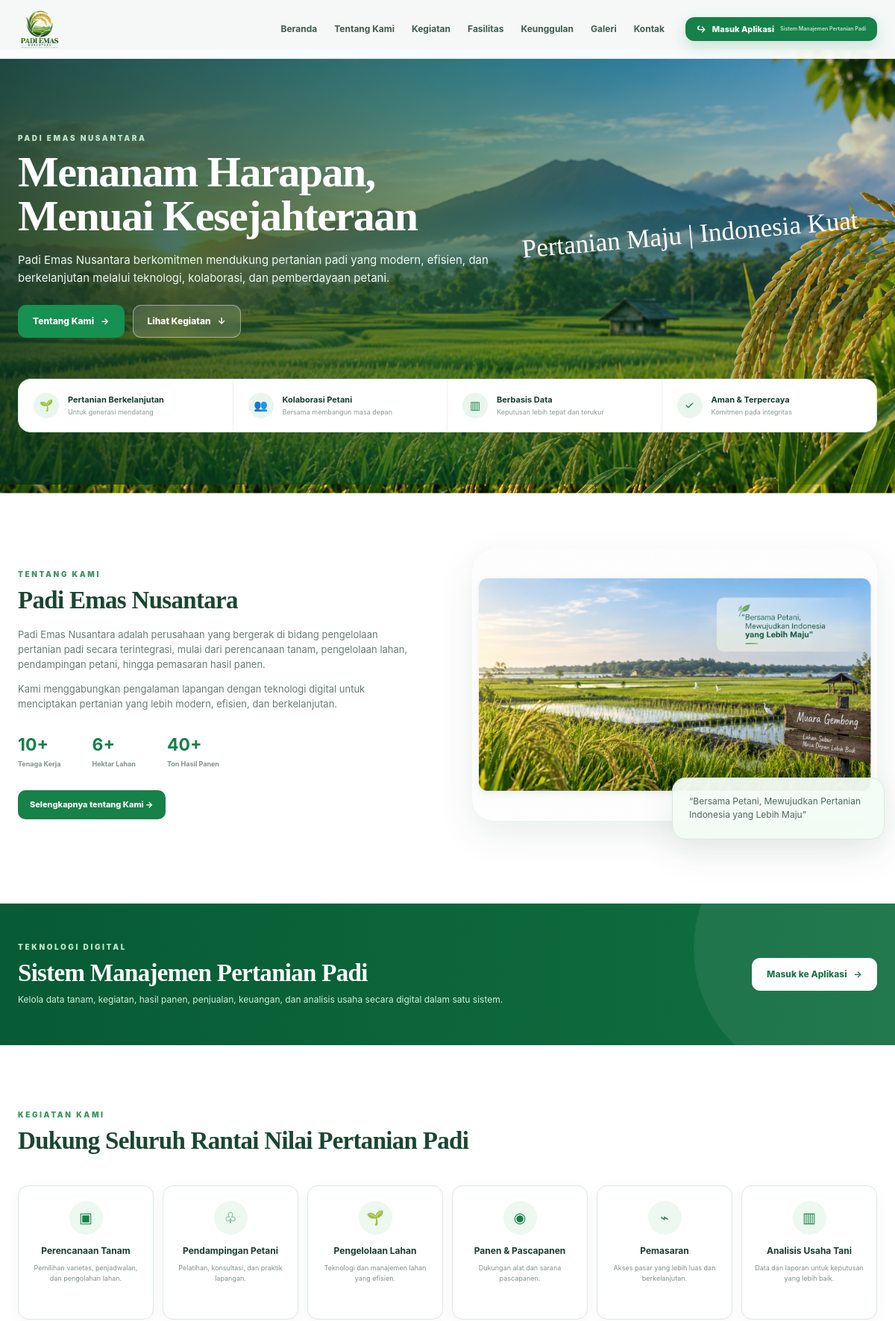
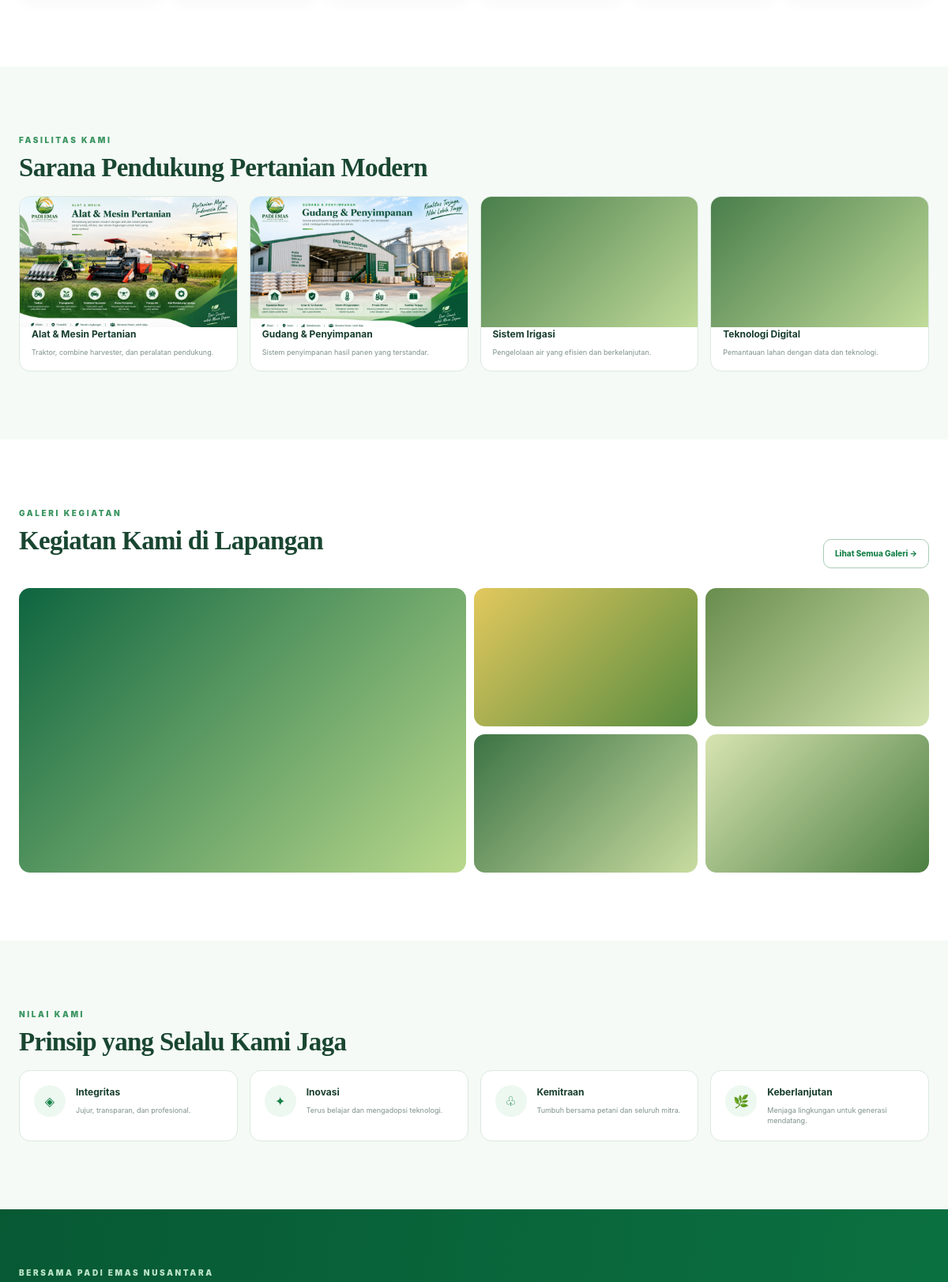
The page / (upper part) on the database its author committed (2 pictures, top to bottom).
### core/models.py (models this page shows, shortened)
class LandingPage(models.Model):
    site_name = models.CharField(max_length=150, default='Padi Emas Nusantara')
    tagline = models.CharField(max_length=255, default='Menanam Harapan, Menuai Kesejahteraan')
    meta_description = models.CharField(max_length=320, default='Padi Emas Nusantara — company profile dan Sistem Manajemen Pertanian Padi.')
    logo = models.ImageField(upload_to='landing/logo/', blank=True, null=True)
    favicon = models.ImageField(upload_to='landing/favicon/', blank=True, null=True)
    hero_eyebrow = models.CharField(max_length=120, default='PADI EMAS NUSANTARA')
    hero_title = models.CharField(max_length=255, default='Menanam Harapan, Menuai Kesejahteraan')
    hero_text = models.TextField(default='Padi Emas Nusantara berkomitmen mendukung pertanian padi yang modern, efisien, dan berkelanjutan melalui teknologi, kolaborasi, dan pemberdayaan petani.')
    hero_image = models.ImageField(upload_to='landing/hero/', blank=True, null=True)
    hero_slogan = models.CharField(max_length=255, default='Pertanian Maju | Indonesia Kuat')
    about_eyebrow = models.CharField(max_length=100, default='TENTANG KAMI')
    about_title = models.CharField(max_length=200, default='Padi Emas Nusantara')
    about_text_1 = models.TextField(default='Padi Emas Nusantara adalah perusahaan yang bergerak di bidang pengelolaan pertanian padi secara terintegrasi, mulai dari perencanaan tanam, pengelolaan lahan, pendampingan petani, hingga pemasaran hasil panen.')
    about_text_2 = models.TextField(default='Kami menggabungkan pengalaman lapangan dengan teknologi digital untuk menciptakan pertanian yang lebih modern, efisien, dan berkelanjutan.')
    about_image = models.ImageField(upload_to='landing/about/', blank=True, null=True)
    about_quote = models.TextField(default='Bersama Petani, Mewujudkan Pertanian Indonesia yang Lebih Maju')
    stat_1_value = models.CharField(max_length=50, default='1.250+')
    stat_1_label = models.CharField(max_length=80, default='Petani Binaan')
    stat_2_value = models.CharField(max_length=50, default='5.000+')
    stat_2_label = models.CharField(max_length=80, default='Hektar Lahan')
    stat_3_value = models.CharField(max_length=50, default='28.500+')
    stat_3_label = models.CharField(max_length=80, default='Ton Hasil Panen')
    activities_eyebrow = models.CharField(max_length=100, default='KEGIATAN KAMI')
    activities_title = models.CharField(max_length=200, default='Dukung Seluruh Rantai Nilai Pertanian Padi')
    facilities_eyebrow = models.CharField(max_length=100, default='FASILITAS KAMI')
    facilities_title = models.CharField(max_length=200, default='Sarana Pendukung Pertanian Modern')
    gallery_eyebrow = models.CharField(max_length=100, default='GALERI KEGIATAN')
    gallery_title = models.CharField(max_length=200, default='Kegiatan Kami di Lapangan')
    gallery_button = models.CharField(max_length=100, default='Lihat Semua Galeri →')
    values_eyebrow = models.CharField(max_length=100, default='NILAI KAMI')
    values_title = models.CharField(max_length=200, default='Prinsip yang Selalu Kami Jaga')
    cta_eyebrow = models.CharField(max_length=120, default='BERSAMA PADI EMAS NUSANTARA')
    cta_title = models.CharField(max_length=255, default='Wujudkan Pertanian Indonesia yang Lebih Maju')
    cta_text = models.TextField(default='Bergabung bersama kami dalam membangun masa depan pertanian yang lebih baik.')
    system_eyebrow = models.CharField(max_length=100, default='TEKNOLOGI DIGITAL')
    system_title = models.CharField(max_length=200, default='Sistem Manajemen Pertanian Padi')
    system_text = models.TextField(default='Kelola data tanam, kegiatan, hasil panen, penjualan, keuangan, dan analisis usaha secara digital dalam satu sistem.')
    contact_address = models.TextField(default='Muara Gembong, Kabupaten Bekasi, Jawa Barat, Indonesia')
    contact_phone = models.CharField(max_length=80, default='+62 812 3456 7890')
    contact_email = models.EmailField(default='info@padiemasnusantara.id')
    instagram_url = models.URLField(blank=True, default='')
    youtube_url = models.URLField(blank=True, default='')
    facebook_url = models.URLField(blank=True, default='')
    linkedin_url = models.URLField(blank=True, default='')
    footer_text = models.CharField(max_length=255, default='Menanam Harapan, Menuai Kesejahteraan')
    copyright_text = models.CharField(max_length=255, default='© 2026 Padi Emas Nusantara')
    updated_at = models.DateTimeField(auto_now=True)
    class Meta:
        verbose_name = 'Konten Landing Page'
        verbose_name_plural = 'Konten Landing Page'
    @classmethod
    def get_solo(cls):
        obj = cls.objects.first()
        if not obj:
            obj = cls.objects.create()
        return obj

class LandingFeature(models.Model):
    icon = models.CharField(max_length=20, default='🌱')
    title = models.CharField(max_length=120)
    description = models.CharField(max_length=255)
    order = models.PositiveIntegerField(default=0)
    is_active = models.BooleanField(default=True)
    class Meta:
        ordering = ['order', 'id']
        verbose_name = 'Highlight Hero'
        verbose_name_plural = 'Highlight Hero'

class LandingActivity(models.Model):
    icon = models.CharField(max_length=20, default='🌱')
    title = models.CharField(max_length=120)
    description = models.CharField(max_length=255)
    order = models.PositiveIntegerField(default=0)
    is_active = models.BooleanField(default=True)
    class Meta:
        ordering = ['order', 'id']
        verbose_name = 'Kegiatan'
        verbose_name_plural = 'Kegiatan'

class LandingFacility(models.Model):
    title = models.CharField(max_length=120)
    description = models.CharField(max_length=255)
    image = models.ImageField(upload_to='landing/facilities/', blank=True, null=True)
    order = models.PositiveIntegerField(default=0)
    is_active = models.BooleanField(default=True)
    class Meta:
        ordering = ['order', 'id']
        verbose_name = 'Fasilitas'
        verbose_name_plural = 'Fasilitas'

class LandingValue(models.Model):
    icon = models.CharField(max_length=20, default='✦')
    title = models.CharField(max_length=120)
    description = models.CharField(max_length=255)
    order = models.PositiveIntegerField(default=0)
    is_active = models.BooleanField(default=True)
    class Meta:
        ordering = ['order', 'id']
        verbose_name = 'Nilai Perusahaan'
        verbose_name_plural = 'Nilai Perusahaan'

### core/views.py (the view)
# urls.py: path('', landing_page, name='landing'),
def landing_page(request):
    context = {
        'landing': LandingPage.get_solo(),
        'landing_features': LandingFeature.objects.filter(is_active=True),
        'landing_activities': LandingActivity.objects.filter(is_active=True),
        'landing_facilities': LandingFacility.objects.filter(is_active=True),
        'landing_gallery': LandingGallery.objects.filter(is_active=True),
        'landing_values': LandingValue.objects.filter(is_active=True),
    }
    return render(request, 'landing.html', context)

### templates/landing.html (shortened to what this page needs)
{% load static %}
<!doctype html>
<html lang="id">
<head>
<link rel="stylesheet" href="{% static 'css/landing.css' %}?v=20260909-2">
</head>
<body>
<header class="site-header" data-header>
  <div class="container nav-wrap">
    <a class="site-logo" href="#beranda" aria-label="{{ landing.site_name }}">
      {% if landing.logo %}<img src="{{ landing.logo.url }}" alt="{{ landing.site_name }}">{% else %}<img src="{% static 'img/padi-emas-logo.png' %}" alt="{{ landing.site_name }}">{% endif %}
    </a>
    <nav class="site-nav" data-mobile-nav>
      <a href="#beranda">Beranda</a><a href="#tentang">Tentang Kami</a><a href="#kegiatan">Kegiatan</a><a href="#fasilitas">Fasilitas</a><a href="#keunggulan">Keunggulan</a><a href="#galeri">Galeri</a><a href="#kontak">Kontak</a>
      <a class="nav-login" href="{% url 'login' %}"><span>↪</span> Masuk Aplikasi <small>Sistem Manajemen Pertanian Padi</small></a>
    </nav>
  </div>
</header>
<main>
<section class="hero" id="beranda">
  <div class="hero-bg" {% if landing.hero_image %}style="background-image:url('{{ landing.hero_image.url }}')"{% endif %}></div><div class="hero-overlay"></div>
  <div class="container hero-inner">
    <div class="hero-copy">
      <div class="eyebrow light">{{ landing.hero_eyebrow }}</div>
      <h1>{{ landing.hero_title|linebreaksbr }}</h1>
      <p>{{ landing.hero_text|linebreaksbr }}</p>
      <div class="hero-actions"><a class="btn btn-primary" href="#tentang">Tentang Kami <b>→</b></a><a class="btn btn-glass" href="#kegiatan">Lihat Kegiatan <b>↓</b></a></div>
    </div>
    <div class="hero-slogan">{{ landing.hero_slogan|linebreaksbr }}</div>
  </div>
  <div class="hero-features container">
    {% for item in landing_features %}<div><span>{{ item.icon }}</span><b>{{ item.title }}</b><small>{{ item.description }}</small></div>{% endfor %}
  </div>
</section>
<section class="section" id="tentang"><div class="container about-grid">
  <div class="about-copy"><div class="eyebrow">{{ landing.about_eyebrow }}</div><h2>{{ landing.about_title }}</h2><p>{{ landing.about_text_1|linebreaksbr }}</p><p>{{ landing.about_text_2|linebreaksbr }}</p>
  <div class="stats"><div><b>{{ landing.stat_1_value }}</b><span>{{ landing.stat_1_label }}</span></div><div><b>{{ landing.stat_2_value }}</b><span>{{ landing.stat_2_label }}</span></div><div><b>{{ landing.stat_3_value }}</b><span>{{ landing.stat_3_label }}</span></div></div><a class="text-btn" href="#keunggulan">Selengkapnya tentang Kami →</a></div>
  <div class="about-visual"><div class="field-art">{% if landing.about_image %}<img src="{{ landing.about_image.url }}" alt="{{ landing.about_title }}">{% else %}<img src="{% static 'img/rice-field.svg' %}" alt="Ilustrasi pertanian padi">{% endif %}</div><div class="quote-card">“{{ landing.about_quote|linebreaksbr }}”</div></div>
</div></section>
<section class="system-banner"><div class="container system-inner"><div><div class="eyebrow light">{{ landing.system_eyebrow }}</div><h2>{{ landing.system_title }}</h2><p>{{ landing.system_text|linebreaksbr }}</p></div><a class="btn btn-white" href="{% url 'login' %}">Masuk ke Aplikasi <b>→</b></a></div></section>
<section class="section" id="kegiatan"><div class="container"><div class="section-head"><div><div class="eyebrow">{{ landing.activities_eyebrow }}</div><h2>{{ landing.activities_title }}</h2></div></div>
<div class="feature-grid">{% for item in landing_activities %}<article><span>{{ item.icon }}</span><h3>{{ item.title }}</h3><p>{{ item.description }}</p></article>{% endfor %}</div></div></section>
<section class="section section-soft" id="fasilitas"><div class="container"><div class="eyebrow">{{ landing.facilities_eyebrow }}</div><h2>{{ landing.facilities_title }}</h2><div class="facility-grid">{% for item in landing_facilities %}<article>{% if item.image %}<img class="facility-img facility-photo" src="{{ item.image.url }}" alt="{{ item.title }}">{% else %}<div class="facility-img img-digital"></div>{% endif %}<h3>{{ item.title }}</h3><p>{{ item.description }}</p></article>{% endfor %}</div></div></section>
<section class="section" id="galeri"><div class="container"><div class="section-head"><div><div class="eyebrow">{{ landing.gallery_eyebrow }}</div><h2>{{ landing.gallery_title }}</h2></div><a class="outline-btn" href="#kontak">{{ landing.gallery_button }}</a></div><div class="gallery-grid">{% for item in landing_gallery %}<div class="gallery"{% if item.image %} style="background-image:url('{{ item.image.url }}')"{% endif %} title="{{ item.title }}"></div>{% empty %}<div class="gallery g1"></div><div class="gallery g2"></div><div class="gallery g3"></div><div class="gallery g4"></div><div class="gallery g5"></div>{% endfor %}</div></div></section>
<section class="section section-soft" id="keunggulan"><div class="container"><div class="eyebrow">{{ landing.values_eyebrow }}</div><h2>{{ landing.values_title }}</h2><div class="values-grid">{% for item in landing_values %}<article><span>{{ item.icon }}</span><div><h3>{{ item.title }}</h3><p>{{ item.description }}</p></div></article>{% endfor %}</div></div></section>
<section class="cta"><div class="container cta-inner"><div><div class="eyebrow light">{{ landing.cta_eyebrow }}</div></div></div></section>
</main>
</body></html>

### rows shown on the page
LandingPage: logo (picture), hero_image (picture), hero_eyebrow "PADI EMAS NUSANTARA", hero_title "Menanam Harapan, Menuai Kesejahteraan", hero_text "Padi Emas Nusantara berkomitmen mendukung pertanian padi yang modern, efisien, dan berkelanjutan melalui teknologi, kolaborasi, dan pemberdayaan petani.", hero_slogan "Pertanian Maju | Indonesia Kuat", about_eyebrow "TENTANG KAMI", about_title "Padi Emas Nusantara", about_text_1 "Padi Emas Nusantara adalah perusahaan yang bergerak di bidang pengelolaan pertanian padi secara terintegrasi, mulai dari perencanaan tanam, pengelolaan lahan, pendampingan petani, hingga pemasaran hasil panen.", about_text_2 "Kami menggabungkan pengalaman lapangan dengan teknologi digital untuk menciptakan pertanian yang lebih modern, efisien, dan berkelanjutan.", stat_1_value "10+", stat_1_label "Tenaga Kerja", stat_2_value "6+", stat_2_label "Hektar Lahan", stat_3_value "40+", stat_3_label "Ton Hasil Panen", about_image (picture), about_quote "Bersama Petani, Mewujudkan Pertanian Indonesia yang Lebih Maju", system_eyebrow "TEKNOLOGI DIGITAL", system_title "Sistem Manajemen Pertanian Padi", system_text "Kelola data tanam, kegiatan, hasil panen, penjualan, keuangan, dan analisis usaha secara digital dalam satu sistem.", activities_eyebrow "KEGIATAN KAMI", activities_title "Dukung Seluruh Rantai Nilai Pertanian Padi", facilities_eyebrow "FASILITAS KAMI", facilities_title "Sarana Pendukung Pertanian Modern", gallery_eyebrow "GALERI KEGIATAN", gallery_title "Kegiatan Kami di Lapangan", gallery_button "Lihat Semua Galeri →", values_eyebrow "NILAI KAMI", values_title "Prinsip yang Selalu Kami Jaga", cta_eyebrow "BERSAMA PADI EMAS NUSANTARA"
LandingFeature: icon "🌱", title "Pertanian Berkelanjutan", description "Untuk generasi mendatang"
LandingFeature: icon "👥", title "Kolaborasi Petani", description "Bersama membangun masa depan"
LandingFeature: icon "▥", title "Berbasis Data", description "Keputusan lebih tepat dan terukur"
LandingFeature: icon "✓", title "Aman & Terpercaya", description "Komitmen pada integritas"
LandingActivity: icon "▣", title "Perencanaan Tanam", description "Pemilihan varietas, penjadwalan, dan pengolahan lahan."
LandingActivity: icon "♧", title "Pendampingan Petani", description "Pelatihan, konsultasi, dan praktik lapangan."
LandingActivity: icon "🌱", title "Pengelolaan Lahan", description "Teknologi dan manajemen lahan yang efisien."
LandingActivity: icon "◉", title "Panen & Pascapanen", description "Dukungan alat dan sarana pascapanen."
LandingActivity: icon "⌁", title "Pemasaran", description "Akses pasar yang lebih luas dan berkelanjutan."
LandingActivity: icon "▥", title "Analisis Usaha Tani", description "Data dan laporan untuk keputusan yang lebih baik."
LandingFacility: image (picture), title "Alat & Mesin Pertanian", description "Traktor, combine harvester, dan peralatan pendukung."
LandingFacility: image (picture), title "Gudang & Penyimpanan", description "Sistem penyimpanan hasil panen yang terstandar."
LandingFacility: title "Sistem Irigasi", description "Pengelolaan air yang efisien dan berkelanjutan."
LandingFacility: title "Teknologi Digital", description "Pemantauan lahan dengan data dan teknologi."
LandingValue: icon "◈", title "Integritas", description "Jujur, transparan, dan profesional."
LandingValue: icon "✦", title "Inovasi", description "Terus belajar dan mengadopsi teknologi."
LandingValue: icon "♧", title "Kemitraan", description "Tumbuh bersama petani dan seluruh mitra."
LandingValue: icon "🌿", title "Keberlanjutan", description "Menjaga lingkungan untuk generasi mendatang."
